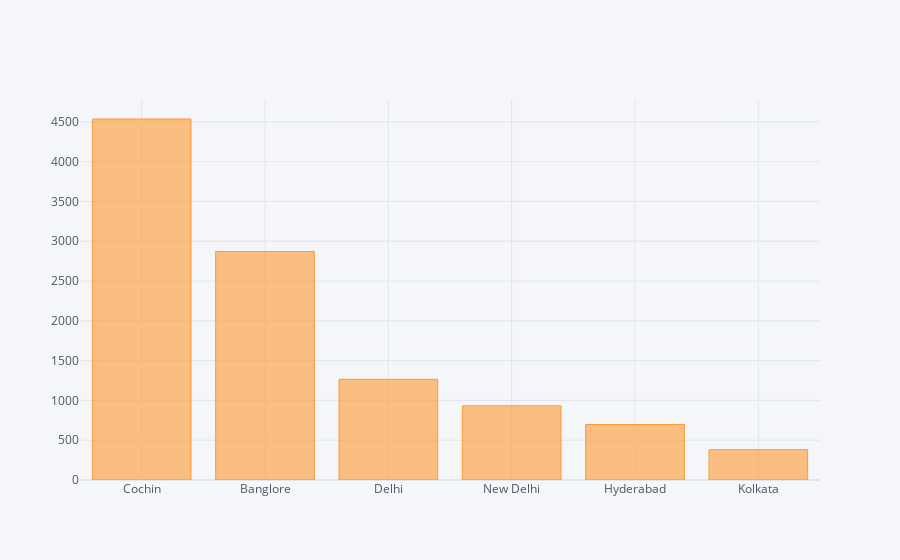

This figure's notebook cell:
### Code cell
df['Destination'].value_counts().iplot(kind = 'bar')

### Figure 1 — Plotly figure (JSON) as saved in the notebook; plotly's stock layout.template omitted (floating-point values rounded to 4 significant figures)
{"data": [{"marker": {"color": "rgba(255, 153, 51, 0.6)", "line": {"color": "rgba(255, 153, 51, 1.0)", "width": 1}}, "name": "Destination", "orientation": "v", "text": "", "type": "bar", "x": ["Cochin", "Banglore", "Delhi", "New Delhi", "Hyderabad", "Kolkata"], "y": [4536, 2871, 1265, 932, 697, 381]}], "layout": {"autosize": true, "legend": {"bgcolor": "#F5F6F9", "font": {"color": "#4D5663"}}, "paper_bgcolor": "#F5F6F9", "plot_bgcolor": "#F5F6F9", "title": {"font": {"color": "#4D5663"}}, "xaxis": {"autorange": true, "gridcolor": "#E1E5ED", "range": [-0.5, 5.5], "showgrid": true, "tickfont": {"color": "#4D5663"}, "title": {"font": {"color": "#4D5663"}, "text": ""}, "type": "category", "zerolinecolor": "#E1E5ED"}, "yaxis": {"autorange": true, "gridcolor": "#E1E5ED", "range": [0, 4775.0], "showgrid": true, "tickfont": {"color": "#4D5663"}, "title": {"font": {"color": "#4D5663"}, "text": ""}, "type": "linear", "zerolinecolor": "#E1E5ED"}}}
